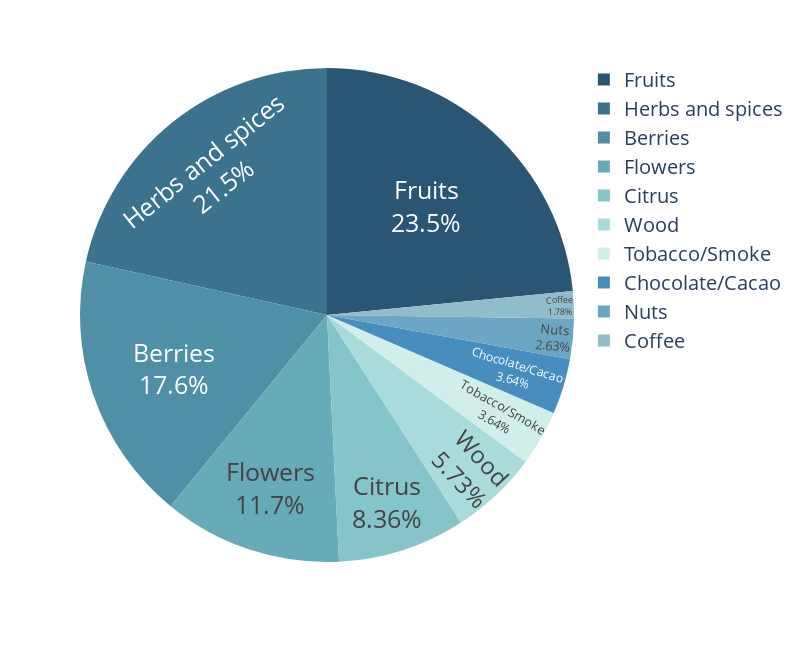

Write notebook code for a chart like this one.
### Code cell
# Creating a pie chart
fig = px.pie(sums_aroma, values = 'Sum',  
             names='index', 
             color_discrete_sequence=px.colors.sequential.Teal_r,
             labels={'Grape sort': ''}, 
             width=800,  height=650  # Removing the percentage values
            )

# Setting labels
fig.update_traces(textposition='inside', textinfo='label+percent', textfont_size=25)

fig.update_layout(
    title_font_size=24,  
    legend_font_size=20,  
    legend_title_font_size=18  
)

# Chart Display
fig.show()

### Figure 1 — Plotly figure (JSON) as saved in the notebook; plotly's stock layout.template omitted (floating-point values rounded to 4 significant figures)
{"data": [{"domain": {"x": [0, 1], "y": [0, 1]}, "hovertemplate": "index=%{label}<br>Sum=%{value}<extra></extra>", "labels": ["Herbs and spices", "Tobacco/Smoke", "Wood", "Berries", "Citrus", "Fruits", "Nuts", "Coffee", "Chocolate/Cacao", "Flowers"], "legendgroup": "", "name": "", "showlegend": true, "textfont": {"size": 25}, "textinfo": "label+percent", "textposition": "inside", "type": "pie", "values": [278, 47, 74, 227, 108, 303, 34, 23, 47, 151]}], "layout": {"height": 650, "legend": {"font": {"size": 20}, "title": {"font": {"size": 18}}, "tracegroupgap": 0}, "margin": {"t": 60}, "piecolorway": ["rgb(42, 86, 116)", "rgb(59, 115, 143)", "rgb(79, 144, 166)", "rgb(104, 171, 184)", "rgb(133, 196, 201)", "rgb(168, 219, 217)", "rgb(209, 238, 234)"], "title": {"font": {"size": 24}}, "width": 800}}
